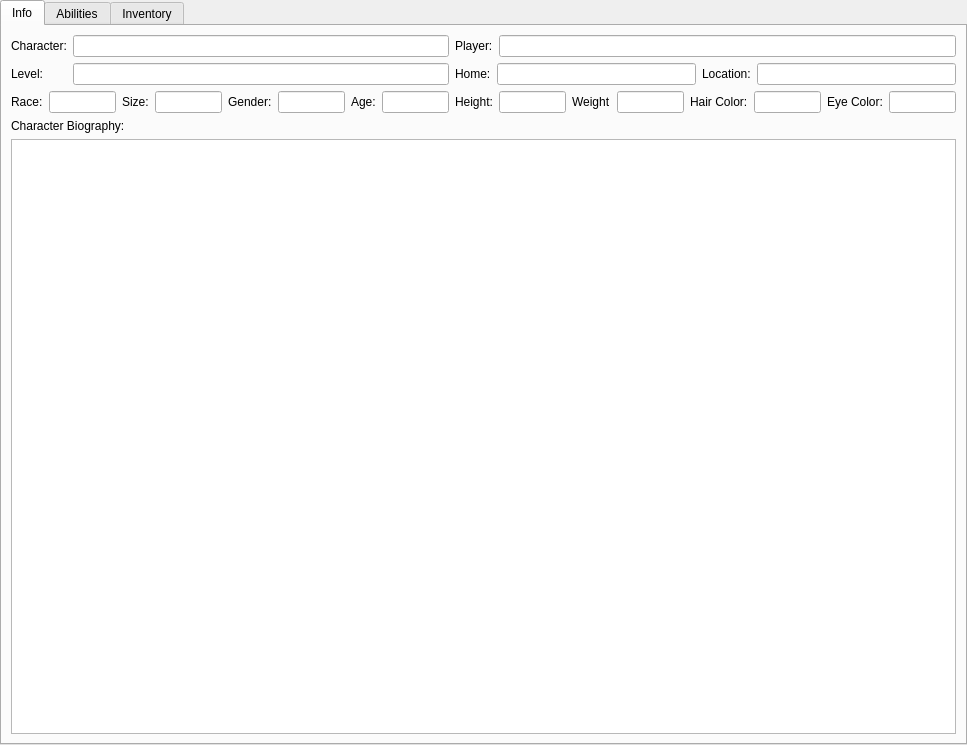
<?xml version="1.0" encoding="UTF-8"?>
<ui version="4.0">
 <class>DefaultSheet</class>
 <widget class="QWidget" name="DefaultSheet">
  <property name="geometry">
   <rect>
    <x>0</x>
    <y>0</y>
    <width>967</width>
    <height>745</height>
   </rect>
  </property>
  <property name="windowTitle">
   <string>Default Character Sheet</string>
  </property>
  <layout class="QVBoxLayout" name="verticalLayout">
   <property name="leftMargin">
    <number>0</number>
   </property>
   <property name="topMargin">
    <number>0</number>
   </property>
   <property name="rightMargin">
    <number>0</number>
   </property>
   <property name="bottomMargin">
    <number>0</number>
   </property>
   <item>
    <widget class="QTabWidget" name="tabWidget">
     <property name="currentIndex">
      <number>0</number>
     </property>
     <widget class="QWidget" name="tab_info">
      <attribute name="title">
       <string>Info</string>
      </attribute>
      <layout class="QVBoxLayout" name="verticalLayout_4">
       <item>
        <layout class="QHBoxLayout" name="horizontalLayout">
         <item>
          <layout class="QVBoxLayout" name="verticalLayout_2">
           <item>
            <layout class="QFormLayout" name="formLayout">
             <item row="1" column="0">
              <widget class="QLabel" name="label_8">
               <property name="text">
                <string>Level:</string>
               </property>
              </widget>
             </item>
             <item row="1" column="1">
              <widget class="QLineEdit" name="lineEdit_level">
               <property name="minimumSize">
                <size>
                 <width>10</width>
                 <height>10</height>
                </size>
               </property>
               <property name="placeholderText">
                <string/>
               </property>
              </widget>
             </item>
             <item row="0" column="0">
              <widget class="QLabel" name="label_9">
               <property name="text">
                <string>Character:</string>
               </property>
              </widget>
             </item>
             <item row="0" column="1">
              <widget class="QLineEdit" name="lineEdit_characterName">
               <property name="minimumSize">
                <size>
                 <width>10</width>
                 <height>10</height>
                </size>
               </property>
               <property name="inputMask">
                <string/>
               </property>
               <property name="text">
                <string/>
               </property>
               <property name="placeholderText">
                <string/>
               </property>
               <property name="clearButtonEnabled">
                <bool>true</bool>
               </property>
              </widget>
             </item>
            </layout>
           </item>
           <item>
            <layout class="QHBoxLayout" name="horizontalLayout_2">
             <item>
              <widget class="QLabel" name="label_4">
               <property name="text">
                <string>Race:</string>
               </property>
              </widget>
             </item>
             <item>
              <widget class="QLineEdit" name="lineEdit_race">
               <property name="minimumSize">
                <size>
                 <width>10</width>
                 <height>10</height>
                </size>
               </property>
               <property name="placeholderText">
                <string/>
               </property>
              </widget>
             </item>
             <item>
              <widget class="QLabel" name="label_5">
               <property name="text">
                <string>Size:</string>
               </property>
              </widget>
             </item>
             <item>
              <widget class="QLineEdit" name="lineEdit_size">
               <property name="minimumSize">
                <size>
                 <width>10</width>
                 <height>10</height>
                </size>
               </property>
               <property name="placeholderText">
                <string/>
               </property>
              </widget>
             </item>
             <item>
              <widget class="QLabel" name="label_6">
               <property name="text">
                <string>Gender:</string>
               </property>
              </widget>
             </item>
             <item>
              <widget class="QLineEdit" name="lineEdit_gender">
               <property name="minimumSize">
                <size>
                 <width>10</width>
                 <height>10</height>
                </size>
               </property>
               <property name="placeholderText">
                <string/>
               </property>
              </widget>
             </item>
             <item>
              <widget class="QLabel" name="label_7">
               <property name="text">
                <string>Age:</string>
               </property>
              </widget>
             </item>
             <item>
              <widget class="QLineEdit" name="lineEdit_age">
               <property name="minimumSize">
                <size>
                 <width>10</width>
                 <height>10</height>
                </size>
               </property>
               <property name="placeholderText">
                <string/>
               </property>
              </widget>
             </item>
            </layout>
           </item>
          </layout>
         </item>
         <item>
          <layout class="QVBoxLayout" name="verticalLayout_3">
           <item>
            <layout class="QHBoxLayout" name="horizontalLayout_6">
             <item>
              <widget class="QLabel" name="label_10">
               <property name="text">
                <string>Player:</string>
               </property>
              </widget>
             </item>
             <item>
              <widget class="QLineEdit" name="lineEdit_playerName">
               <property name="minimumSize">
                <size>
                 <width>10</width>
                 <height>10</height>
                </size>
               </property>
               <property name="placeholderText">
                <string/>
               </property>
              </widget>
             </item>
            </layout>
           </item>
           <item>
            <layout class="QHBoxLayout" name="horizontalLayout_3">
             <item>
              <widget class="QLabel" name="label_11">
               <property name="text">
                <string>Home:</string>
               </property>
              </widget>
             </item>
             <item>
              <widget class="QLineEdit" name="lineEdit_home">
               <property name="minimumSize">
                <size>
                 <width>10</width>
                 <height>10</height>
                </size>
               </property>
               <property name="placeholderText">
                <string/>
               </property>
              </widget>
             </item>
             <item>
              <widget class="QLabel" name="label_12">
               <property name="text">
                <string>Location:</string>
               </property>
              </widget>
             </item>
             <item>
              <widget class="QLineEdit" name="lineEdit_location">
               <property name="minimumSize">
                <size>
                 <width>10</width>
                 <height>10</height>
                </size>
               </property>
               <property name="placeholderText">
                <string/>
               </property>
              </widget>
             </item>
            </layout>
           </item>
           <item>
            <layout class="QHBoxLayout" name="horizontalLayout_4">
             <item>
              <widget class="QLabel" name="label_13">
               <property name="text">
                <string>Height:</string>
               </property>
              </widget>
             </item>
             <item>
              <widget class="QLineEdit" name="lineEdit_height">
               <property name="minimumSize">
                <size>
                 <width>10</width>
                 <height>10</height>
                </size>
               </property>
               <property name="placeholderText">
                <string/>
               </property>
              </widget>
             </item>
             <item>
              <widget class="QLabel" name="label_14">
               <property name="text">
                <string>Weight</string>
               </property>
              </widget>
             </item>
             <item>
              <widget class="QLineEdit" name="lineEdit_weight">
               <property name="minimumSize">
                <size>
                 <width>10</width>
                 <height>10</height>
                </size>
               </property>
               <property name="placeholderText">
                <string/>
               </property>
              </widget>
             </item>
             <item>
              <widget class="QLabel" name="label_15">
               <property name="text">
                <string>Hair Color:</string>
               </property>
              </widget>
             </item>
             <item>
              <widget class="QLineEdit" name="lineEdit_hairColor">
               <property name="minimumSize">
                <size>
                 <width>10</width>
                 <height>10</height>
                </size>
               </property>
               <property name="placeholderText">
                <string/>
               </property>
              </widget>
             </item>
             <item>
              <widget class="QLabel" name="label_16">
               <property name="text">
                <string>Eye Color:</string>
               </property>
              </widget>
             </item>
             <item>
              <widget class="QLineEdit" name="lineEdit_eyeColor">
               <property name="minimumSize">
                <size>
                 <width>10</width>
                 <height>10</height>
                </size>
               </property>
               <property name="placeholderText">
                <string/>
               </property>
              </widget>
             </item>
            </layout>
           </item>
          </layout>
         </item>
        </layout>
       </item>
       <item>
        <widget class="QLabel" name="label_3">
         <property name="text">
          <string>Character Biography:</string>
         </property>
        </widget>
       </item>
       <item>
        <widget class="QTextEdit" name="textEdit_bio">
         <property name="minimumSize">
          <size>
           <width>10</width>
           <height>10</height>
          </size>
         </property>
        </widget>
       </item>
      </layout>
     </widget>
     <widget class="QWidget" name="tab_2">
      <attribute name="title">
       <string>Abilities</string>
      </attribute>
      <layout class="QVBoxLayout" name="verticalLayout_5">
       <item>
        <widget class="QLabel" name="label">
         <property name="text">
          <string>Attributes</string>
         </property>
        </widget>
       </item>
       <item>
        <widget class="QTableWidget" name="tableWidget_attributes">
         <property name="sizePolicy">
          <sizepolicy hsizetype="Expanding" vsizetype="Maximum">
           <horstretch>0</horstretch>
           <verstretch>0</verstretch>
          </sizepolicy>
         </property>
         <property name="minimumSize">
          <size>
           <width>10</width>
           <height>10</height>
          </size>
         </property>
         <property name="maximumSize">
          <size>
           <width>16777215</width>
           <height>80</height>
          </size>
         </property>
         <property name="columnCount">
          <number>8</number>
         </property>
         <attribute name="horizontalHeaderVisible">
          <bool>false</bool>
         </attribute>
         <attribute name="verticalHeaderVisible">
          <bool>false</bool>
         </attribute>
         <attribute name="verticalHeaderStretchLastSection">
          <bool>true</bool>
         </attribute>
         <row>
          <property name="text">
           <string>Attribute</string>
          </property>
         </row>
         <row>
          <property name="text">
           <string>Value</string>
          </property>
         </row>
         <column/>
         <column/>
         <column/>
         <column/>
         <column/>
         <column/>
         <column/>
         <column/>
        </widget>
       </item>
       <item>
        <widget class="QLabel" name="label_2">
         <property name="text">
          <string>Abilities</string>
         </property>
        </widget>
       </item>
       <item>
        <layout class="QHBoxLayout" name="horizontalLayout_5">
         <item>
          <widget class="QTableWidget" name="tableWidget_abilities_left">
           <property name="minimumSize">
            <size>
             <width>10</width>
             <height>10</height>
            </size>
           </property>
           <property name="rowCount">
            <number>25</number>
           </property>
           <attribute name="horizontalHeaderDefaultSectionSize">
            <number>150</number>
           </attribute>
           <attribute name="horizontalHeaderShowSortIndicator" stdset="0">
            <bool>false</bool>
           </attribute>
           <attribute name="horizontalHeaderStretchLastSection">
            <bool>true</bool>
           </attribute>
           <attribute name="verticalHeaderVisible">
            <bool>false</bool>
           </attribute>
           <attribute name="verticalHeaderHighlightSections">
            <bool>true</bool>
           </attribute>
           <row/>
           <row/>
           <row/>
           <row/>
           <row/>
           <row/>
           <row/>
           <row/>
           <row/>
           <row/>
           <row/>
           <row/>
           <row/>
           <row/>
           <row/>
           <row/>
           <row/>
           <row/>
           <row/>
           <row/>
           <row/>
           <row/>
           <row/>
           <row/>
           <row/>
           <column>
            <property name="text">
             <string>Ability</string>
            </property>
           </column>
           <column>
            <property name="text">
             <string>Value</string>
            </property>
           </column>
          </widget>
         </item>
         <item>
          <widget class="QTableWidget" name="tableWidget_abilities_right">
           <property name="minimumSize">
            <size>
             <width>10</width>
             <height>10</height>
            </size>
           </property>
           <property name="rowCount">
            <number>25</number>
           </property>
           <attribute name="horizontalHeaderDefaultSectionSize">
            <number>150</number>
           </attribute>
           <attribute name="horizontalHeaderShowSortIndicator" stdset="0">
            <bool>false</bool>
           </attribute>
           <attribute name="horizontalHeaderStretchLastSection">
            <bool>true</bool>
           </attribute>
           <attribute name="verticalHeaderVisible">
            <bool>false</bool>
           </attribute>
           <attribute name="verticalHeaderHighlightSections">
            <bool>true</bool>
           </attribute>
           <row/>
           <row/>
           <row/>
           <row/>
           <row/>
           <row/>
           <row/>
           <row/>
           <row/>
           <row/>
           <row/>
           <row/>
           <row/>
           <row/>
           <row/>
           <row/>
           <row/>
           <row/>
           <row/>
           <row/>
           <row/>
           <row/>
           <row/>
           <row/>
           <row/>
           <column>
            <property name="text">
             <string>Ability</string>
            </property>
           </column>
           <column>
            <property name="text">
             <string>Value</string>
            </property>
           </column>
          </widget>
         </item>
        </layout>
       </item>
      </layout>
     </widget>
     <widget class="QWidget" name="tab">
      <attribute name="title">
       <string>Inventory</string>
      </attribute>
      <layout class="QVBoxLayout" name="verticalLayout_6">
       <item>
        <widget class="QTableWidget" name="tableWidget_inventory">
         <property name="minimumSize">
          <size>
           <width>10</width>
           <height>10</height>
          </size>
         </property>
         <property name="rowCount">
          <number>22</number>
         </property>
         <attribute name="horizontalHeaderStretchLastSection">
          <bool>true</bool>
         </attribute>
         <attribute name="verticalHeaderVisible">
          <bool>false</bool>
         </attribute>
         <row/>
         <row/>
         <row/>
         <row/>
         <row/>
         <row/>
         <row/>
         <row/>
         <row/>
         <row/>
         <row/>
         <row/>
         <row/>
         <row/>
         <row/>
         <row/>
         <row/>
         <row/>
         <row/>
         <row/>
         <row/>
         <row/>
         <column>
          <property name="text">
           <string>Item</string>
          </property>
         </column>
        </widget>
       </item>
      </layout>
     </widget>
    </widget>
   </item>
  </layout>
 </widget>
 <resources/>
 <connections/>
</ui>
